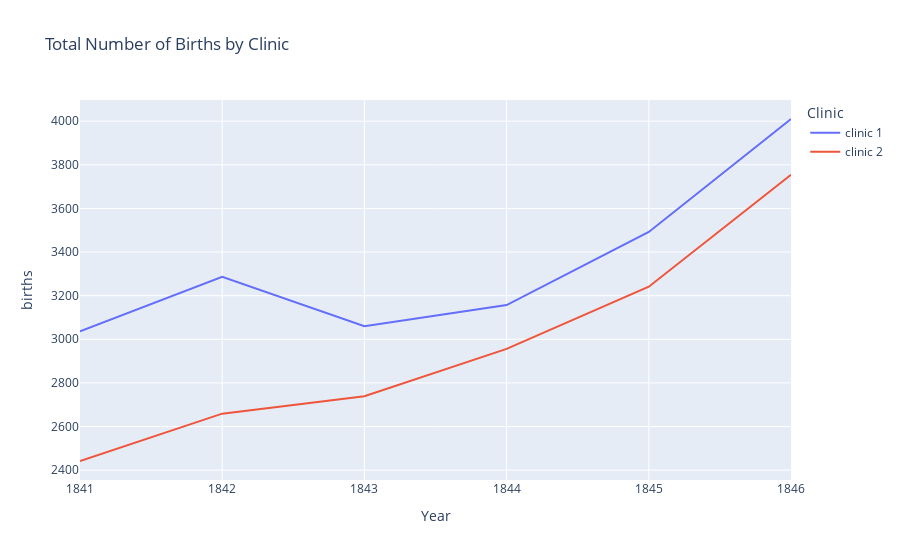

Source (notebook cell):
### Code cell
# Solution #2

births_linechart = px.line(
    title='Total Number of Births by Clinic',
    data_frame=df_yearly,
    x='year',
    y='births',
    color='clinic',
    labels={
        'year': 'Year',
        'birhts': 'Births',
        'clinic': 'Clinic'
    }
)

births_linechart.show()

### Figure 1 — Plotly figure (JSON) as saved in the notebook; plotly's stock layout.template omitted (floating-point values rounded to 4 significant figures)
{"data": [{"hovertemplate": "Clinic=clinic 1<br>Year=%{x}<br>births=%{y}<extra></extra>", "legendgroup": "clinic 1", "line": {"color": "#636efa", "dash": "solid"}, "marker": {"symbol": "circle"}, "mode": "lines", "name": "clinic 1", "orientation": "v", "showlegend": true, "type": "scatter", "x": [1841, 1842, 1843, 1844, 1845, 1846], "xaxis": "x", "y": [3036, 3287, 3060, 3157, 3492, 4010], "yaxis": "y"}, {"hovertemplate": "Clinic=clinic 2<br>Year=%{x}<br>births=%{y}<extra></extra>", "legendgroup": "clinic 2", "line": {"color": "#EF553B", "dash": "solid"}, "marker": {"symbol": "circle"}, "mode": "lines", "name": "clinic 2", "orientation": "v", "showlegend": true, "type": "scatter", "x": [1841, 1842, 1843, 1844, 1845, 1846], "xaxis": "x", "y": [2442, 2659, 2739, 2956, 3241, 3754], "yaxis": "y"}], "layout": {"legend": {"title": {"text": "Clinic"}, "tracegroupgap": 0}, "title": {"text": "Total Number of Births by Clinic"}, "xaxis": {"anchor": "y", "domain": [0, 1], "title": {"text": "Year"}}, "yaxis": {"anchor": "x", "domain": [0, 1], "title": {"text": "births"}}}}
